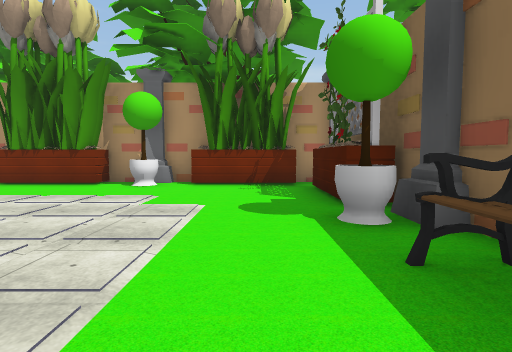
[1] (above)

15 first-person views from a walk through a Unity game level. The camera is 1.5 m above the floor, tilts 4° down and sees 80° across. The floor is counted in squares, 2 m on a side. Each view is taken from the middle of a square. On the plan, view 1 faces up. The plan holds only what a view shows up to about 10 squares ahead; the rest is blank. The place goes on beyond the plan. Some animated figures are left out. Some surface patterns are stand-ins.

[2]
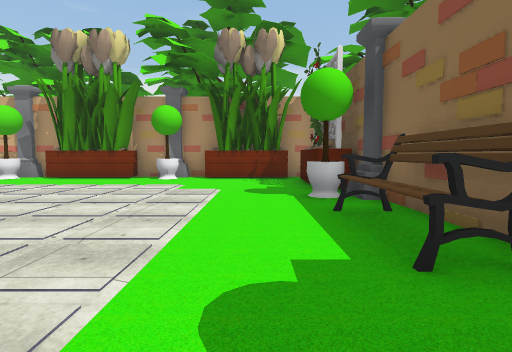

[3]
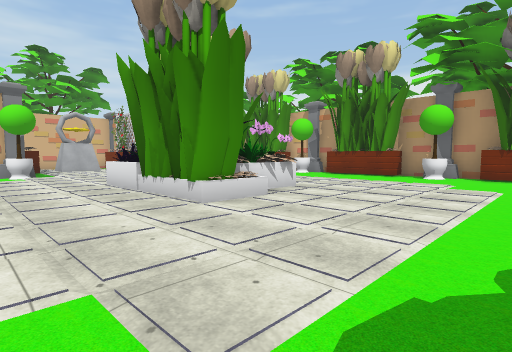

[4]
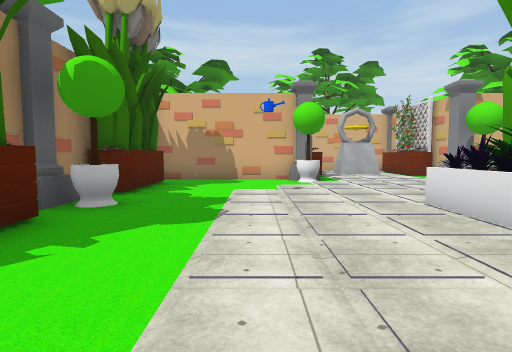

[5]
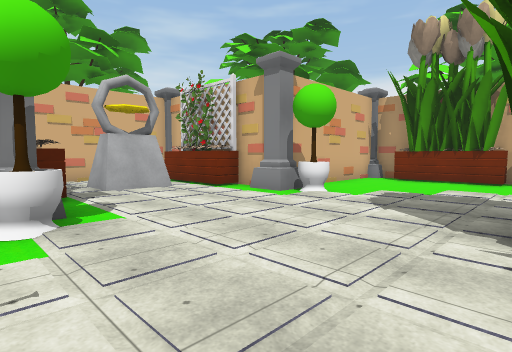

[6]
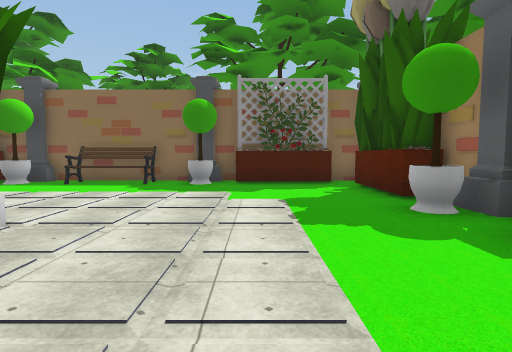

[7]
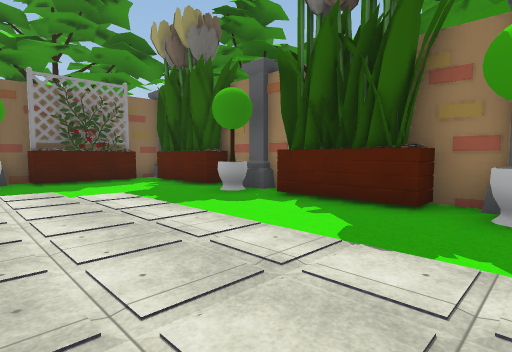

[8]
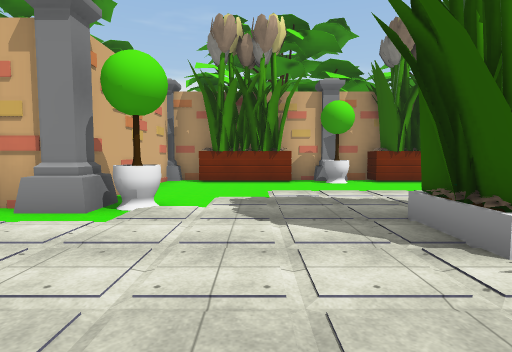

[9]
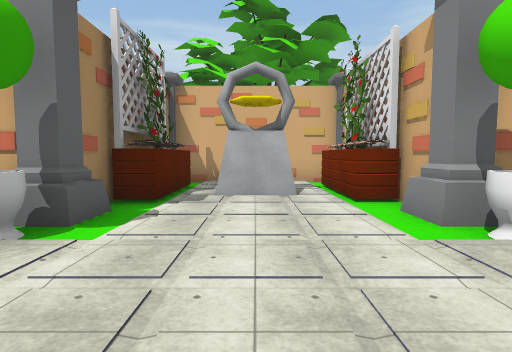

[10]
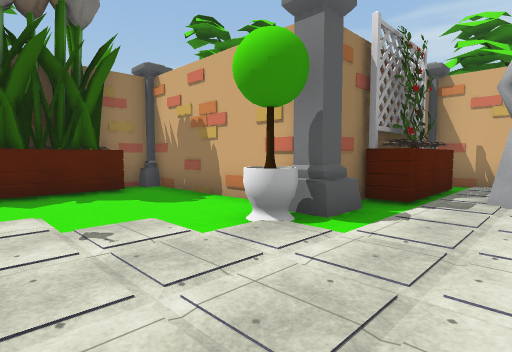

[11]
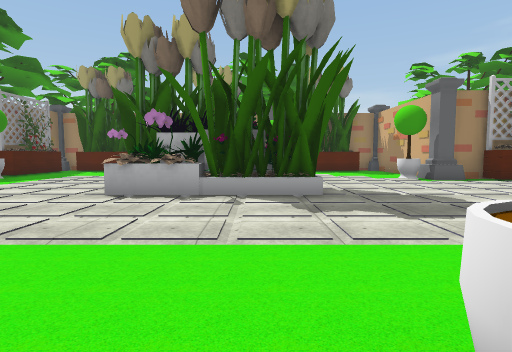

[12]
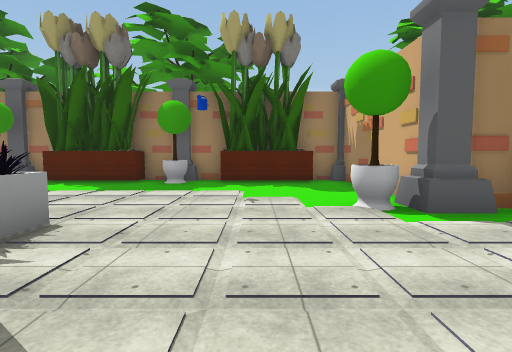

[13]
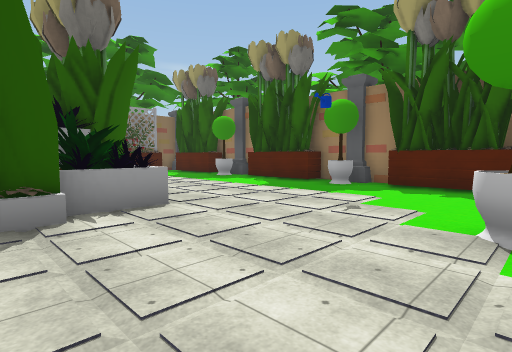

[14]
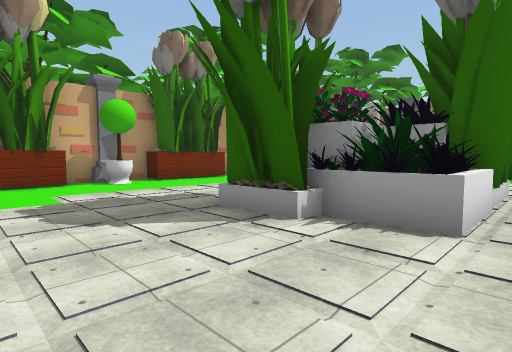

[15]
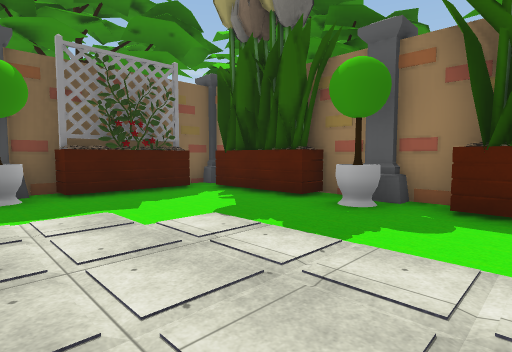

### Floor plan
Points are (right, up) in squares from view 1. A wall is a line through its corners. A room is listed if a view was taken in it or the views show most of it. See-through windows are left out.
Room 1 (views 1, 2, 3, 4, 5, 6, 7, 8, 9, 10, 11, 12, 13, 14, 15)
walls: (-4.6, -5.6) (-4, -5.6); (-12.7, -1.6) (-12.7, -6.3); (-13, 3.4) (-14.2, 3.4); (-9.6, -5.6) (-9, -5.6) (-9, -6.4); (-8.5, 8.4) (-9, 8.4) (-9, 7.6) (-9.6, 7.6); (-3.4, 8.4) (-4, 8.4) (-4, 7.6) (-4.5, 7.6); (-9.2, -6.4) (-8.4, -6.4); (-14, 3.4) (-14, 2.6) (-16.6, 2.6); (2.2, -0.6) (2.2, 3.4); (-14.3, -1.4) (-13, -1.4); (-14.7, 1.8) (-14.7, 0.3) (-15.9, 0.3); (2.1, 4.4) (1.3, 4.4) (1.3, 7.1); (2.2, 4.4) (2.2, 5); (0.4, -5.6) (1, -5.6); (1.3, -5.1) (1.3, -2.5) (2.2, -2.5) (2.2, -1.8); (1.1, 7.6) (0.5, 7.6); (-12.7, 8.2) (-12.7, 3.7); (1.6, 8.4) (1, 8.4); (-16.6, -0.6) (-14, -0.6) (-14, -1.4); (2.2, -6.2) (2.2, -5.2); (-17.7, 2.9) (-17.7, -0.9)
ways out: opening at (-17, -1); opening at (-17, 3)
objects: other object (-15, -1); other object (-15, 3); pillar (-13, -7) to (-12, -7); pillar (-13, -1); pillar (-13, 3); pillar (-13, 9) to (-12, 9); tree (-12, -2) to (-12, -1); tree (-12, 3) to (-12, 4); other object (-11, -6); other object (-11, 8); other object (-10, -6); other object (-10, 8); pillar (-8, -7) to (-7, -7); tree (-8, -6) to (-8, -5); other object (-8, 1); other object (-8, 2); tree (-8, 7) to (-8, 8); pillar (-8, 9) to (-7, 9); other object (-7, 0); other object (-7, 1); other object (-6, -6); other object (-6, 0); other object (-6, 1); other object (-6, 8); other object (-5, -6); other object (-5, 0); other object (-5, 1); other object (-5, 2); other object (-5, 8); other object (-4, 0); other object (-4, 1) to (-4, 2); pillar (-3, -7) to (-2, -7); tree (-3, -6) to (-3, -5); tree (-3, 7) to (-3, 8); pillar (-3, 9) to (-2, 9); other object (-1, -6); other object (-1, 8); other object (0, -6); other object (0, 8); tree (1, -1); other object (1, 0) to (1, 2); tree (1, 4); pillar (2, -2) to (3, -1); pillar (2, 3) to (3, 4); other object (2, 6)

Where each view was taken, in squares from view 1:
view 1: 0 up, 0 right, facing up
view 2: 2 down, 0 right, facing up
view 3: 3 down, 0 right, facing up-left
view 4: 3 down, 3 left, facing left
view 5: 2 down, 8 left, facing up-left
view 6: 3 down, 7 left, facing right
view 7: 1 down, 8 left, facing down-right
view 8: 1 down, 10 left, facing up
view 9: 1 up, 9 left, facing left
view 10: 1 up, 9 left, facing down-left
view 11: 8 up, 7 left, facing down
view 12: 3 up, 10 left, facing down
view 13: 2 up, 12 left, facing down-right
view 14: 1 down, 11 left, facing up-right
view 15: 1 down, 5 left, facing down-right
